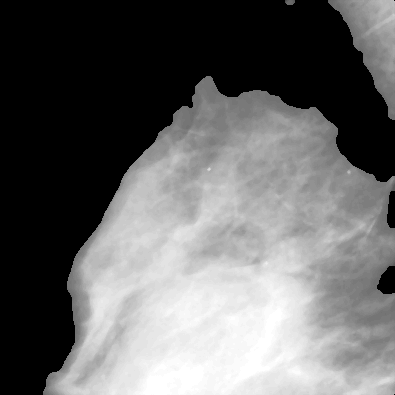
%> input picture matCNN/zernike_chriswolf/mdb001.bmp, 395 x 395 px
$ octave lingyizhognfangfa.m   (GNU Octave 9; MATLAB toolbox functions it lacks are replaced by stand-ins)
%> lines starting %> are read from the running program, lines starting %| are printed output that depends on the picture; in (x1, y1, x2, y2) boxes, pixels count from 0 and x2, y2 are one past the last pixel; in counts of white or black regions, pixels touching at a corner belong together; the program's own positions count from 1
f=imread('mdb001.bmp');
%> f is the input picture: size 395x395 uint8; min 0, max 255, mean 102.7
figure,
imshow(f)
%原图象
figure,
%f=rgb2gray(f);
f=1.124*f;
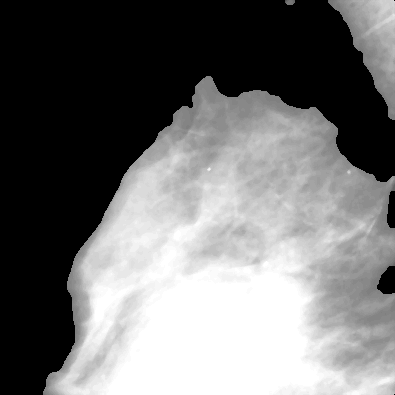
%> f: size 395x395 uint8; min 0, max 255, mean 113.5
imshow(f)
%灰度化原图
[m,n]=size(f);
%> m = 395; n = 395
for i=1:m;
    for j=1:97;
    if f(i,j)~=244
        f(i,j)=244;
    end
    end
end
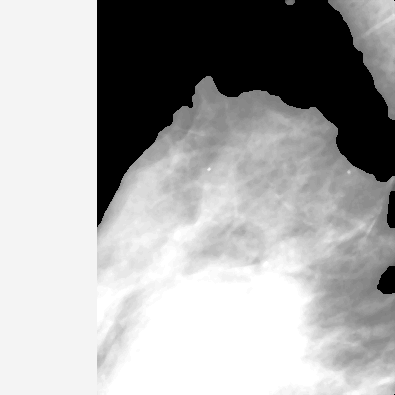
%> f: size 395x395 uint8; min 0, max 255, mean 167.9
for i=1:m;
    for j=459:n;
    if f(i,j)~=244
        f(i,j)=244;
    end
    end
end
for i=1:104;
    for j=1:n;
    if f(i,j)~=244
        f(i,j)=244;
    end
    end
end
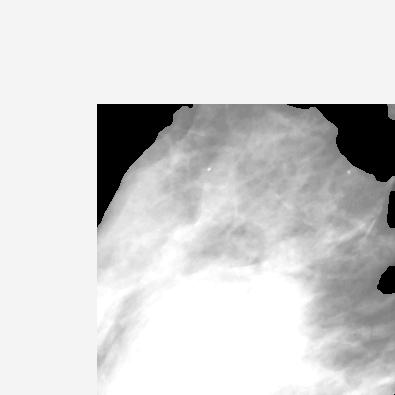
%> f: size 395x395 uint8; 19.86% of pixels changed, all inside (x1, y1, x2, y2) = (97, 0, 395, 104)
for i=1079:m
    for j=1:n;
    if f(i,j)~=244
        f(i,j)=244;
    end
    end
end
figure,
imshow(f)
%将原图的边框去掉以便分析
for i=105:1079;
    for j=98:460;
%> (the run ends here)
